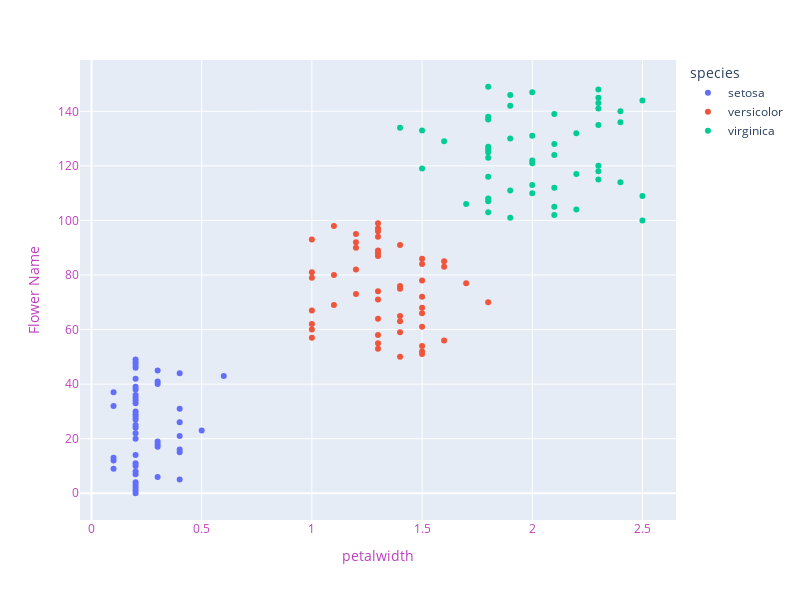

The code cell stored with this chart in its notebook:
### Code cell
fig = px.scatter(data_frame=iris, x='petal_width',color='species')
fig.update_layout(width=800, height=600,
                  xaxis=dict(title='petalwidth',color="#BF40BF"),
                 yaxis=dict(title="Flower Name",color="#BF40BF"))
fig.show()

### Figure 1 — Plotly figure (JSON) as saved in the notebook; plotly's stock layout.template omitted (floating-point values rounded to 4 significant figures)
{"data": [{"hovertemplate": "species=setosa<br>petal_width=%{x}<br>index=%{y}<extra></extra>", "legendgroup": "setosa", "marker": {"color": "#636efa", "symbol": "circle"}, "mode": "markers", "name": "setosa", "orientation": "h", "showlegend": true, "type": "scatter", "x": [0.2, 0.2, 0.2, 0.2, 0.2, 0.4, 0.3, 0.2, 0.2, 0.1, 0.2, 0.2, 0.1, 0.1, 0.2, 0.4, 0.4, 0.3, 0.3, 0.3, 0.2, 0.4, 0.2, 0.5, 0.2, 0.2, 0.4, 0.2, 0.2, 0.2, 0.2, 0.4, 0.1, 0.2, 0.2, 0.2, 0.2, 0.1, 0.2, 0.2, 0.3, 0.3, 0.2, 0.6, 0.4, 0.3, 0.2, 0.2, 0.2, 0.2], "xaxis": "x", "y": [0, 1, 2, 3, 4, 5, 6, 7, 8, 9, 10, 11, 12, 13, 14, 15, 16, 17, 18, 19, 20, 21, 22, 23, 24, 25, 26, 27, 28, 29, 30, 31, 32, 33, 34, 35, 36, 37, 38, 39, 40, 41, 42, 43, 44, 45, 46, 47, 48, 49], "yaxis": "y"}, {"hovertemplate": "species=versicolor<br>petal_width=%{x}<br>index=%{y}<extra></extra>", "legendgroup": "versicolor", "marker": {"color": "#EF553B", "symbol": "circle"}, "mode": "markers", "name": "versicolor", "orientation": "h", "showlegend": true, "type": "scatter", "x": [1.4, 1.5, 1.5, 1.3, 1.5, 1.3, 1.6, 1, 1.3, 1.4, 1, 1.5, 1, 1.4, 1.3, 1.4, 1.5, 1, 1.5, 1.1, 1.8, 1.3, 1.5, 1.2, 1.3, 1.4, 1.4, 1.7, 1.5, 1, 1.1, 1, 1.2, 1.6, 1.5, 1.6, 1.5, 1.3, 1.3, 1.3, 1.2, 1.4, 1.2, 1, 1.3, 1.2, 1.3, 1.3, 1.1, 1.3], "xaxis": "x", "y": [50, 51, 52, 53, 54, 55, 56, 57, 58, 59, 60, 61, 62, 63, 64, 65, 66, 67, 68, 69, 70, 71, 72, 73, 74, 75, 76, 77, 78, 79, 80, 81, 82, 83, 84, 85, 86, 87, 88, 89, 90, 91, 92, 93, 94, 95, 96, 97, 98, 99], "yaxis": "y"}, {"hovertemplate": "species=virginica<br>petal_width=%{x}<br>index=%{y}<extra></extra>", "legendgroup": "virginica", "marker": {"color": "#00cc96", "symbol": "circle"}, "mode": "markers", "name": "virginica", "orientation": "h", "showlegend": true, "type": "scatter", "x": [2.5, 1.9, 2.1, 1.8, 2.2, 2.1, 1.7, 1.8, 1.8, 2.5, 2, 1.9, 2.1, 2, 2.4, 2.3, 1.8, 2.2, 2.3, 1.5, 2.3, 2, 2, 1.8, 2.1, 1.8, 1.8, 1.8, 2.1, 1.6, 1.9, 2, 2.2, 1.5, 1.4, 2.3, 2.4, 1.8, 1.8, 2.1, 2.4, 2.3, 1.9, 2.3, 2.5, 2.3, 1.9, 2, 2.3, 1.8], "xaxis": "x", "y": [100, 101, 102, 103, 104, 105, 106, 107, 108, 109, 110, 111, 112, 113, 114, 115, 116, 117, 118, 119, 120, 121, 122, 123, 124, 125, 126, 127, 128, 129, 130, 131, 132, 133, 134, 135, 136, 137, 138, 139, 140, 141, 142, 143, 144, 145, 146, 147, 148, 149], "yaxis": "y"}], "layout": {"height": 600, "legend": {"title": {"text": "species"}, "tracegroupgap": 0}, "margin": {"t": 60}, "width": 800, "xaxis": {"anchor": "y", "color": "#BF40BF", "domain": [0, 1], "title": {"text": "petalwidth"}}, "yaxis": {"anchor": "x", "color": "#BF40BF", "domain": [0, 1], "title": {"text": "Flower Name"}}}}
